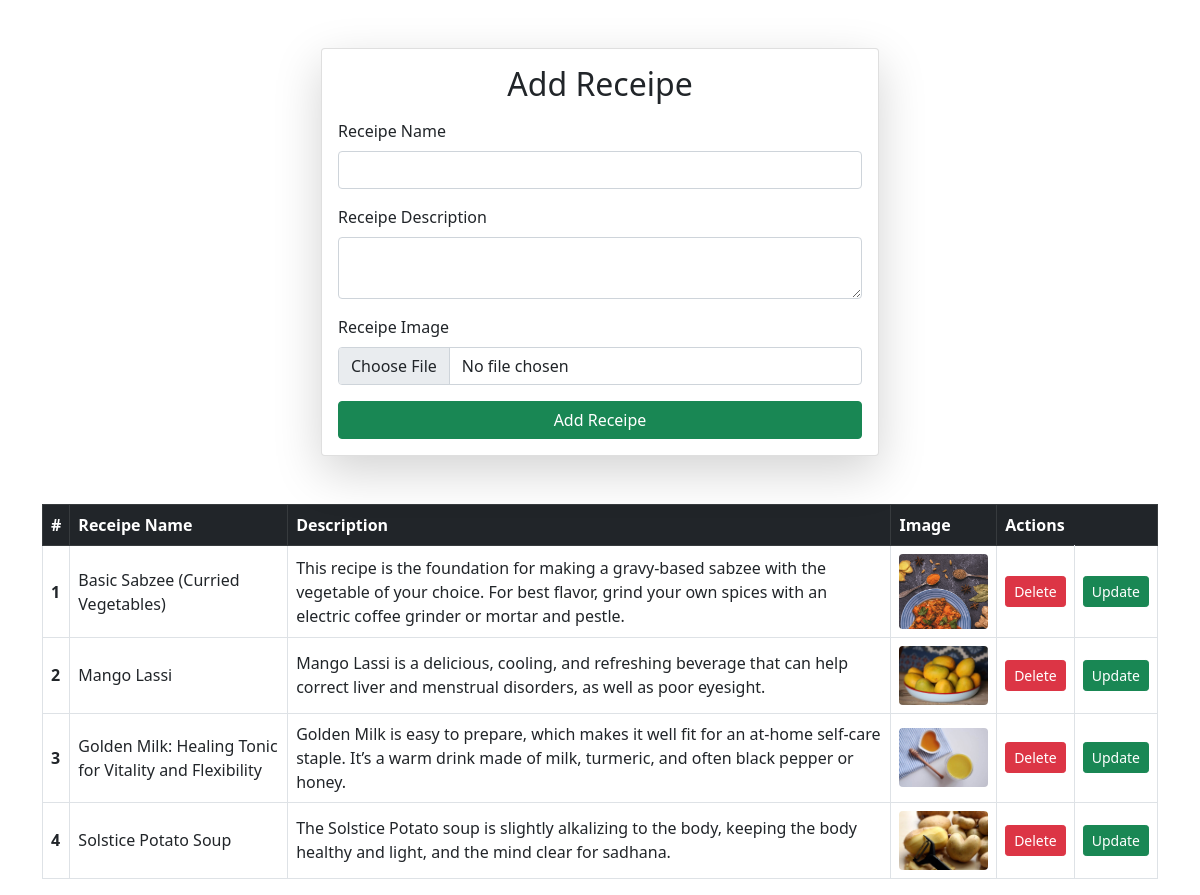
Screenshot of /receipes/ with the database file from the repository.
### vege/models.py (models this page shows)
class Receipe(models.Model):
    receipe_name = models.CharField(max_length=100)
    receipe_description = models.TextField()
    receipe_image = models.ImageField(upload_to="receipe")

### vege/views.py (the view, shortened to what this page needs)
# urls.py: path('receipes/', receipes , name = "receipes"),
def receipes(request):
    queryset = Receipe.objects.all()
    context = {'receipes':queryset}
    return render(request, 'receipes.html' , context)

### vege/templates/receipes.html (shortened to what this page needs)
<!DOCTYPE html>
<html lang="en">
<head>
    <link href="https://cdn.jsdelivr.net/npm/bootstrap@5.0.2/dist/css/bootstrap.min.css" rel="stylesheet"
>
</head>
<body>
    <div class="container mt-5">
        <form class="col-12 col-md-8 col-lg-6 mx-auto card p-3 shadow-lg"
              method="post"
              enctype="multipart/form-data">
            <h2 class="text-center mb-3">Add Receipe</h2>
            <div class="mb-3">
                <label class="form-label">Receipe Name</label>
                <input name="receipe_name" required type="text" class="form-control">
            </div>
            <div class="mb-3">
                <label class="form-label">Receipe Description</label>
                <textarea name="receipe_description" required class="form-control"></textarea>
            </div>
            <div class="mb-3">
                <label class="form-label">Receipe Image</label>
                <input name="receipe_image" type="file" class="form-control">
            </div>
            <button type="submit" class="btn btn-success w-100">
                Add Receipe
            </button>
        </form>
        <div class="table-responsive mt-5">
            <table class="table table-bordered table-hover align-middle">
                <thead class="table-dark">
                    <tr>
                        <th>#</th>
                        <th>Receipe Name</th>
                        <th>Description</th>
                        <th>Image</th>
                        <th colspan="2">Actions</th>
                    </tr>
                </thead>
                <tbody>
                    {% for receipe in receipes %}
                    <tr>
                        <th>{{ forloop.counter }}</th>
                        <td>{{ receipe.receipe_name }}</td>
                        <td>{{ receipe.receipe_description }}</td>
                        <td>
                            {% if receipe.receipe_image %}
                            <img src="{{ receipe.receipe_image.url }}"
                                 class="img-fluid rounded"
                                 style="max-height: 100px;">
                            {% endif %}
                        </td>
                        <td>
                            <a href="/delete-receipe/{{ receipe.id }}"
                               class="btn btn-danger btn-sm">
                                Delete
                            </a>
                        </td>
                        <td>
                            <a href="/update-receipe/{{ receipe.id }}"
                               class="btn btn-success btn-sm">
                                Update
                            </a>
                        </td>
                    </tr>
                    {% endfor %}
                </tbody>
            </table>
        </div>
    </div>
</body>
</html>

### rows the page displays
Receipe: receipe_name "Basic Sabzee (Curried Vegetables)", receipe_description "This recipe is the foundation for making a gravy-based sabzee with the vegetable of your choice. For best flavor, grind your own spices with an electric coffee grinder or mortar and pestle.", receipe_image (picture)
Receipe: receipe_name "Mango Lassi", receipe_description "Mango Lassi is a delicious, cooling, and refreshing beverage that can help correct liver and menstrual disorders, as well as poor eyesight.", receipe_image (picture)
Receipe: receipe_name "Golden Milk: Healing Tonic for Vitality and Flexibility", receipe_description "Golden Milk is easy to prepare, which makes it well fit for an at-home self-care staple. It’s a warm drink made of milk, turmeric, and often black pepper or honey.", receipe_image (picture)
Receipe: receipe_name "Solstice Potato Soup", receipe_description "The Solstice Potato soup is slightly alkalizing to the body, keeping the body healthy and light, and the mind clear for sadhana.", receipe_image (picture)
